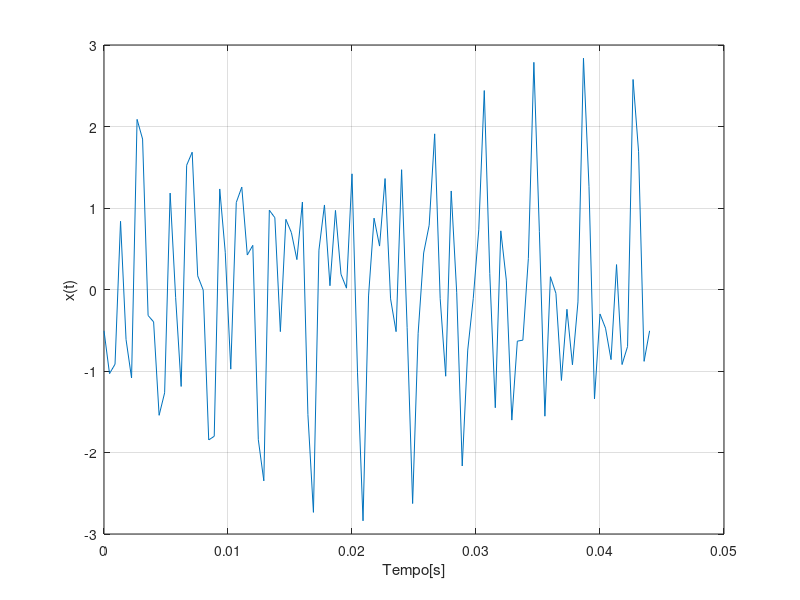

Recreate this plot in MATLAB.
A=1;%ampliotude da noca funcao
phi= rand(3,1)*2*pi-pi; %3 nrs aleatorios *2*pi - pi, vector 3x1
f=3e3./[1;1.1;1.2]; %frequencia 3 *10 elevado a 3
x=@(t) A*sin(2*pi*f(1)*t+phi(1))+...
    A*sin(2*pi*f(2)*t+phi(2))+...
    A*sin(2*pi*f(3)*t+phi(3))
    %@funcao anonima, sem precisar criar um novo ficheiro
N=100; % nr de pontos em que vai ser feito o calculo
f0=3e4/660;
t=linspace (0,2/f0, N);
plot(t, x(t))
grid on
xlabel('Tempo[s]')
ylabel('x(t)')
P=integral(@(t) x(t).^2, 0,1/f0)*f0
%a criar  uma funcao para ser integrada
%a nova funcao é x(t) ao quadrado, entre 0 e o periodo, multiplicado pela freq